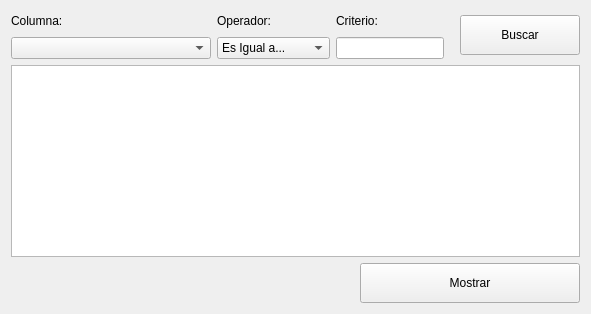
      <widget class="QWidget" name="tab_buscar">
       <attribute name="icon">
        <iconset>
         <normalon>:/Icons/icons/find.png</normalon>
        </iconset>
       </attribute>
       <attribute name="title">
        <string>Buscar</string>
       </attribute>
       <layout class="QVBoxLayout" name="verticalLayout_8">
        <item>
         <layout class="QVBoxLayout" name="verticalLayout_7">
          <item>
           <layout class="QGridLayout" name="gridLayout_6">
            <item row="0" column="0">
             <widget class="QLabel" name="lbl_columna">
              <property name="text">
               <string>Columna:</string>
              </property>
             </widget>
            </item>
            <item row="0" column="1">
             <widget class="QLabel" name="lbl_operador">
              <property name="text">
               <string>Operador:</string>
              </property>
             </widget>
            </item>
            <item row="0" column="2">
             <widget class="QLabel" name="lbl_criterio">
              <property name="text">
               <string>Criterio:</string>
              </property>
             </widget>
            </item>
            <item row="0" column="4" rowspan="2">
             <widget class="QPushButton" name="btn_buscar">
              <property name="minimumSize">
               <size>
                <width>120</width>
                <height>40</height>
               </size>
              </property>
              <property name="maximumSize">
               <size>
                <width>120</width>
                <height>40</height>
               </size>
              </property>
              <property name="toolTip">
               <string>Buscar criterio de busqueda</string>
              </property>
              <property name="text">
               <string>Buscar</string>
              </property>
              <property name="icon">
               <iconset>
                <normalon>:/Icons/icons/kfind.png</normalon>
               </iconset>
              </property>
             </widget>
            </item>
            <item row="1" column="0">
             <widget class="QComboBox" name="cmb_columna">
              <property name="minimumSize">
               <size>
                <width>200</width>
                <height>0</height>
               </size>
              </property>
              <property name="maximumSize">
               <size>
                <width>200</width>
                <height>16777215</height>
               </size>
              </property>
              <property name="toolTip">
               <string>Seleccione una columna por la que desea buscar</string>
              </property>
             </widget>
            </item>
            <item row="1" column="1">
             <widget class="QComboBox" name="cmb_operador">
              <property name="toolTip">
               <string>Seleccione una columna por la que desea buscar</string>
              </property>
              <item>
               <property name="text">
                <string>Es Igual a...</string>
               </property>
              </item>
              <item>
               <property name="text">
                <string>Contiene...</string>
               </property>
              </item>
              <item>
               <property name="text">
                <string>Empieza Con...</string>
               </property>
              </item>
              <item>
               <property name="text">
                <string>Termina en...</string>
               </property>
              </item>
              <item>
               <property name="text">
                <string>No tiene...</string>
               </property>
              </item>
              <item>
               <property name="text">
                <string>Diferente de...</string>
               </property>
              </item>
             </widget>
            </item>
            <item row="1" column="2">
             <widget class="QLineEdit" name="txt_criterio">
              <property name="toolTip">
               <string>Ingrese un criterio de búsqueda basado en el operador</string>
              </property>
             </widget>
            </item>
            <item row="1" column="3">
             <spacer name="horizontalSpacer_6">
              <property name="orientation">
               <enum>Qt::Horizontal</enum>
              </property>
              <property name="sizeType">
               <enum>QSizePolicy::Maximum</enum>
              </property>
              <property name="sizeHint" stdset="0">
               <size>
                <width>10</width>
                <height>20</height>
               </size>
              </property>
             </spacer>
            </item>
            <item row="0" column="3">
             <spacer name="horizontalSpacer_7">
              <property name="orientation">
               <enum>Qt::Horizontal</enum>
              </property>
              <property name="sizeType">
               <enum>QSizePolicy::Maximum</enum>
              </property>
              <property name="sizeHint" stdset="0">
               <size>
                <width>2</width>
                <height>20</height>
               </size>
              </property>
             </spacer>
            </item>
           </layout>
          </item>
          <item>
           <widget class="QTableView" name="tbl_result"/>
          </item>
          <item>
           <layout class="QHBoxLayout" name="horizontalLayout_11">
            <item>
             <spacer name="horizontalSpacer_8">
              <property name="orientation">
               <enum>Qt::Horizontal</enum>
              </property>
              <property name="sizeHint" stdset="0">
               <size>
                <width>40</width>
                <height>20</height>
               </size>
              </property>
             </spacer>
            </item>
            <item>
             <widget class="QPushButton" name="btn_mostrar">
              <property name="minimumSize">
               <size>
                <width>220</width>
                <height>40</height>
               </size>
              </property>
              <property name="maximumSize">
               <size>
                <width>220</width>
                <height>40</height>
               </size>
              </property>
              <property name="text">
               <string>Mostrar</string>
              </property>
              <property name="icon">
               <iconset>
                <normalon>:/Icons/icons/apply.png</normalon>
               </iconset>
              </property>
             </widget>
            </item>
           </layout>
          </item>
         </layout>
        </item>
       </layout>
      </widget>
